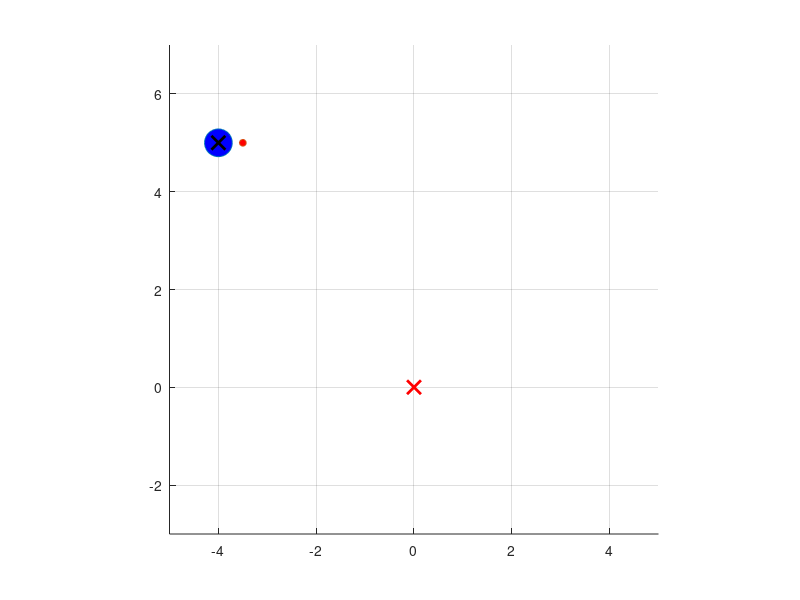

MATLAB code for this plot: (Note: this script raises an error after producing the figure.)
clear;
close all;

dt = 0.05; %%時間刻み=離散時間Tsとして使用
Tfin = 10; %シミュレーション終了時間
t1 = [0:dt:Tfin];

u1 = ones(1,length(t1)) * 1;
u2 = ones(1,length(t1)) * 1;

zi = zeros(length(t1),3);
zi(1,:) = [-4 0 5]; %状態z = [z1, z2, z3]T の初期値を設定

v1 = u1 * cos(atan(zi(1,2)));
v2 = u2 / (cos(atan(zi(1,2))) * cos(atan(zi(1,2))));

k2 = 2;
k3 = 3;

x = zi(1,1) + 0.5 * cos(atan(zi(1,2)));
y = zi(1,3) + 0.5 * sin(atan(zi(1,2)));

hold on;
axis equal;
grid on;

axis([-5 5 -3 7])

h = plot(zi(1,1),zi(1,3), 'o', 'MarkerSize' ,20, 'MarkerFaceColor', 'b');

h2 = plot(x,y,'o', 'MarkerSize' ,5, 'MarkerFaceColor', 'r');

plot(-4,5,'kx','MarkerSize', 10,'LineWidth',2)
plot(0,0,'rx','MarkerSize', 10,'LineWidth',2)

for i = 1:length(t1)-1

    if i == 1
        pause(2)
    end

    %入力v2はv1正負で場合分け
    if v1(i) > 0

        v1(i) = -0.5 * zi(i,1); %入力v1(=u1cosθ), v1=-λz1で(λ>0の定数)z1を0に収束
        v2(i) = -k2 * zi(i,2) * v1(i) - k3 * zi(i,3) * v1(i); 

        zi(i+1,1) = zi(i,1) + v1(i) * dt; %dz1 = v1(i)dt
        zi(i+1,2) = zi(i,2) + v2(i) * dt; %v2(i)/vi(1)*v1(i)*dt
        zi(i+1,3) = zi(i,3) + zi(i,2) * v1(i) * dt;

    else
        
        zi(i,1) = -zi(i,1);

        v1(i) = -0.5 * zi(i,1); %入力v1(=u1cosθ), v1=-λz1で(λ>0の定数)z1を0に収束
        v2(i) = k2 * zi(i,2) * v1(i) - k3 * zi(i,3) * v1(i); 
        
        zi(i+1,1) = zi(i,1) + v1(i) * dt; %dz1 = v1(i)dt
        zi(i+1,2) = zi(i,2) - v2(i) * dt; %v2(i)/vi(1)*v1(i)*dt
        zi(i+1,3) = zi(i,3) - zi(i,2) * v1(i) * dt;

    end

    

    set(h, 'XData', zi(i,1),'YData', zi(i,3));

    set(h2, 'XData', zi(i,1) + 0.5 * cos(atan(zi(i,2))),'YData', zi(i,3) + 0.5 * sin(atan(zi(i,2))));

    drawnow;

    F = getframe(gcf);
    % RGBデータをインデックス付きデータに変更
    [X,map] = rgb2ind(F.cdata,256);
    if i==1
        pause(2)
        % GIFファイルに書き出し
        imwrite(X,map,'TimeState.gif')
    else
        % 2回目以降は'append'でアニメーションを作成
        imwrite(X,map,'TimeState.gif','WriteMode','append')
    end

end
